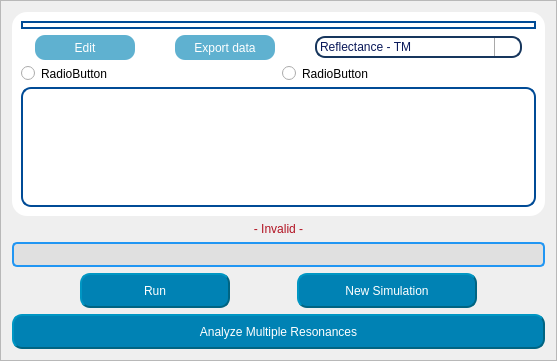
            <widget class="QFrame" name="graphics_frame">
             <property name="sizePolicy">
              <sizepolicy hsizetype="Expanding" vsizetype="Preferred">
               <horstretch>0</horstretch>
               <verstretch>0</verstretch>
              </sizepolicy>
             </property>
             <property name="styleSheet">
              <string notr="true"/>
             </property>
             <property name="frameShape">
              <enum>QFrame::StyledPanel</enum>
             </property>
             <property name="frameShadow">
              <enum>QFrame::Raised</enum>
             </property>
             <layout class="QVBoxLayout" name="verticalLayout_15">
              <item>
               <widget class="QFrame" name="grafico1_4">
                <property name="styleSheet">
                 <string notr="true">background-color: rgb(255, 255, 255);
border-radius:15px;
</string>
                </property>
                <property name="frameShape">
                 <enum>QFrame::StyledPanel</enum>
                </property>
                <property name="frameShadow">
                 <enum>QFrame::Raised</enum>
                </property>
                <layout class="QVBoxLayout" name="verticalLayout_14">
                 <item>
                  <widget class="QFrame" name="frame_graphs">
                   <property name="sizePolicy">
                    <sizepolicy hsizetype="Preferred" vsizetype="Expanding">
                     <horstretch>0</horstretch>
                     <verstretch>0</verstretch>
                    </sizepolicy>
                   </property>
                   <property name="styleSheet">
                    <string notr="true">QFrame{border: 2px solid;
border-color: rgb(0, 75, 150);
border-width: 2px;
border-radius:10px;}
QLabel{
border:none;
border-color: rgb(0, 75, 150);
}
</string>
                   </property>
                   <layout class="QVBoxLayout" name="verticalLayout_12">
                    <property name="spacing">
                     <number>0</number>
                    </property>
                    <property name="leftMargin">
                     <number>2</number>
                    </property>
                    <property name="topMargin">
                     <number>2</number>
                    </property>
                    <property name="rightMargin">
                     <number>2</number>
                    </property>
                    <property name="bottomMargin">
                     <number>2</number>
                    </property>
                    <item>
                     <layout class="QVBoxLayout" name="verticalLayout_11"/>
                    </item>
                   </layout>
                  </widget>
                 </item>
                 <item>
                  <layout class="QHBoxLayout" name="horizontalLayout_53">
                   <property name="spacing">
                    <number>0</number>
                   </property>
                   <item>
                    <spacer name="horizontalSpacer_98">
                     <property name="orientation">
                      <enum>Qt::Horizontal</enum>
                     </property>
                     <property name="sizeHint" stdset="0">
                      <size>
                       <width>14</width>
                       <height>17</height>
                      </size>
                     </property>
                    </spacer>
                   </item>
                   <item>
                    <widget class="QPushButton" name="btn_edit_layers_3">
                     <property name="sizePolicy">
                      <sizepolicy hsizetype="Minimum" vsizetype="Preferred">
                       <horstretch>0</horstretch>
                       <verstretch>0</verstretch>
                      </sizepolicy>
                     </property>
                     <property name="minimumSize">
                      <size>
                       <width>100</width>
                       <height>20</height>
                      </size>
                     </property>
                     <property name="maximumSize">
                      <size>
                       <width>120</width>
                       <height>25</height>
                      </size>
                     </property>
                     <property name="styleSheet">
                      <string notr="true">QPushButton{
	font: 400 11pt &quot;Ubuntu&quot;;
	color: rgb(255, 255,255);
		background-color: rgba(0, 130, 180,160);
	border-color: rgba(0, 100, 130,160);
	border-width: 2px;
	border-radius:10px;
}

QPushButton:hover{
	background-color: rgb(200, 200, 70);
	border-color: rgb(0, 120, 40);
	width: 40;
	height: 35;
}</string>
                     </property>
                     <property name="text">
                      <string>Edit</string>
                     </property>
                    </widget>
                   </item>
                   <item>
                    <spacer name="horizontalSpacer_99">
                     <property name="orientation">
                      <enum>Qt::Horizontal</enum>
                     </property>
                     <property name="sizeType">
                      <enum>QSizePolicy::Preferred</enum>
                     </property>
                     <property name="sizeHint" stdset="0">
                      <size>
                       <width>40</width>
                       <height>0</height>
                      </size>
                     </property>
                    </spacer>
                   </item>
                   <item>
                    <widget class="QPushButton" name="btn_export_data_4">
                     <property name="minimumSize">
                      <size>
                       <width>100</width>
                       <height>25</height>
                      </size>
                     </property>
                     <property name="maximumSize">
                      <size>
                       <width>120</width>
                       <height>25</height>
                      </size>
                     </property>
                     <property name="styleSheet">
                      <string notr="true">QPushButton{
	font: 400 11pt &quot;Ubuntu&quot;;
	color: rgb(255, 255,255);
		background-color: rgba(0, 130, 180,160);
	border-color: rgba(0, 100, 130,160);
	border-width: 2px;
	border-radius:10px;
}

QPushButton:hover{
	background-color: rgb(0, 130, 180);
	width: 40;
	height: 35;
}</string>
                     </property>
                     <property name="text">
                      <string>Export data</string>
                     </property>
                    </widget>
                   </item>
                   <item>
                    <spacer name="horizontalSpacer_2">
                     <property name="orientation">
                      <enum>Qt::Horizontal</enum>
                     </property>
                     <property name="sizeHint" stdset="0">
                      <size>
                       <width>40</width>
                       <height>20</height>
                      </size>
                     </property>
                    </spacer>
                   </item>
                   <item>
                    <widget class="QComboBox" name="select_chart">
                     <property name="minimumSize">
                      <size>
                       <width>180</width>
                       <height>0</height>
                      </size>
                     </property>
                     <property name="styleSheet">
                      <string notr="true">QComboBox::drop-down {
    width: 25;
    border-left-width: 1px;
    border-left-color: darkgray;
    border-left-style: solid; /* just a single line */
    border-top-right-radius: 3px; /* same radius as the QComboBox */
    border-bottom-right-radius: 3px;
}

QComboBox
{
 padding: 1px 18px 1px 3px;
color: rgb(10, 25, 90);
font: 700 12pt &quot;Ubuntu&quot;;
 border: 2px solid;
border-color: #FF17365D;
background-color: rgba(255, 255, 255,210);
border-radius:10px;
}
QComboBox::down-arrow { /* shift the arrow when popup is open */
    top: 1px;
	image: url(:/icons/icons/arrow-down.png);
    left: 1px;
}</string>
                     </property>
                     <item>
                      <property name="text">
                       <string>Reflectance - TM</string>
                      </property>
                     </item>
                     <item>
                      <property name="text">
                       <string>Reflectance - TE</string>
                      </property>
                     </item>
                     <item>
                      <property name="text">
                       <string>FWHM - TM</string>
                      </property>
                     </item>
                     <item>
                      <property name="text">
                       <string>FWHM - TE</string>
                      </property>
                     </item>
                     <item>
                      <property name="text">
                       <string>Reflectance vs. Analyte - TM</string>
                      </property>
                     </item>
                     <item>
                      <property name="text">
                       <string>Reflectance vs. Analyte - TE</string>
                      </property>
                     </item>
                     <item>
                      <property name="text">
                       <string>Sensibility - TM</string>
                      </property>
                     </item>
                     <item>
                      <property name="text">
                       <string>Sensibility - TE</string>
                      </property>
                     </item>
                     <item>
                      <property name="text">
                       <string>Figure of merit - TM</string>
                      </property>
                     </item>
                     <item>
                      <property name="text">
                       <string>Figure of merit - TE</string>
                      </property>
                     </item>
                    </widget>
                   </item>
                   <item>
                    <spacer name="horizontalSpacer_100">
                     <property name="orientation">
                      <enum>Qt::Horizontal</enum>
                     </property>
                     <property name="sizeHint" stdset="0">
                      <size>
                       <width>14</width>
                       <height>17</height>
                      </size>
                     </property>
                    </spacer>
                   </item>
                  </layout>
                 </item>
                 <item>
                  <layout class="QHBoxLayout" name="horizontalLayout_2">
                   <item>
                    <widget class="QRadioButton" name="radioButton">
                     <property name="styleSheet">
                      <string notr="true"/>
                     </property>
                     <property name="text">
                      <string>RadioButton</string>
                     </property>
                    </widget>
                   </item>
                   <item>
                    <widget class="QRadioButton" name="radioButton_2">
                     <property name="styleSheet">
                      <string notr="true"/>
                     </property>
                     <property name="text">
                      <string>RadioButton</string>
                     </property>
                    </widget>
                   </item>
                  </layout>
                 </item>
                 <item>
                  <widget class="QTextBrowser" name="textBrowser">
                   <property name="sizePolicy">
                    <sizepolicy hsizetype="Expanding" vsizetype="Minimum">
                     <horstretch>0</horstretch>
                     <verstretch>0</verstretch>
                    </sizepolicy>
                   </property>
                   <property name="maximumSize">
                    <size>
                     <width>16777215</width>
                     <height>120</height>
                    </size>
                   </property>
                   <property name="styleSheet">
                    <string notr="true">QFrame{border: 2px solid;
border-color: rgb(0, 75, 150);
border-radius:10px;}
</string>
                   </property>
                  </widget>
                 </item>
                </layout>
               </widget>
              </item>
              <item>
               <widget class="QLabel" name="label_warning">
                <property name="styleSheet">
                 <string notr="true">font: 14pt &quot;Ubuntu&quot;;
</string>
                </property>
                <property name="text">
                 <string>&lt;html&gt;&lt;head/&gt;&lt;body&gt;&lt;p align=&quot;center&quot;&gt;&lt;span style=&quot; color:#B21222;&quot;&gt;- Invalid -&lt;/span&gt;&lt;/p&gt;&lt;/body&gt;&lt;/html&gt;</string>
                </property>
                <property name="alignment">
                 <set>Qt::AlignCenter</set>
                </property>
               </widget>
              </item>
              <item>
               <widget class="QProgressBar" name="progressBar">
                <property name="maximumSize">
                 <size>
                  <width>16777215</width>
                  <height>25</height>
                 </size>
                </property>
                <property name="styleSheet">
                 <string notr="true">QProgressBar {
	font: 600 12pt &quot;Segoe UI&quot;;
    border: 2px solid #2196F3;
    border-radius: 5px;
    background-color: #E0E0E0;
}
QProgressBar::chunk {
	background-color: rgb(0, 170, 0);
	margin-right: 2px;
    width: 10px; 
    margin: 0.5px;
}</string>
                </property>
                <property name="alignment">
                 <set>Qt::AlignRight|Qt::AlignTrailing|Qt::AlignVCenter</set>
                </property>
                <property name="textVisible">
                 <bool>true</bool>
                </property>
                <property name="orientation">
                 <enum>Qt::Horizontal</enum>
                </property>
               </widget>
              </item>
              <item>
               <layout class="QHBoxLayout" name="horizontalLayout_55">
                <property name="spacing">
                 <number>0</number>
                </property>
                <item>
                 <spacer name="horizontalSpacer_104">
                  <property name="orientation">
                   <enum>Qt::Horizontal</enum>
                  </property>
                  <property name="sizeHint" stdset="0">
                   <size>
                    <width>14</width>
                    <height>23</height>
                   </size>
                  </property>
                 </spacer>
                </item>
                <item>
                 <widget class="QPushButton" name="btn_run_4">
                  <property name="sizePolicy">
                   <sizepolicy hsizetype="Preferred" vsizetype="Minimum">
                    <horstretch>0</horstretch>
                    <verstretch>0</verstretch>
                   </sizepolicy>
                  </property>
                  <property name="minimumSize">
                   <size>
                    <width>150</width>
                    <height>35</height>
                   </size>
                  </property>
                  <property name="maximumSize">
                   <size>
                    <width>16777215</width>
                    <height>35</height>
                   </size>
                  </property>
                  <property name="styleSheet">
                   <string notr="true">QPushButton{
	
	font: 400 14pt &quot;Ubuntu&quot;;
	color: rgb(255, 255,255);
	background-color: rgb(0, 130, 180);
	border-color: rgb(0, 100, 130);
	border-style: outset;
	border-width: 2px;
	border-radius:10px;
}

QPushButton:hover{
	background-color: rgb(00, 140, 70);
	border-color: rgb(0, 120, 40);

}</string>
                  </property>
                  <property name="text">
                   <string>Run</string>
                  </property>
                  <property name="icon">
                   <iconset resource="icons_.qrc">
                    <normaloff>:/icons/icons/configuracoes.png</normaloff>:/icons/icons/configuracoes.png</iconset>
                  </property>
                  <property name="iconSize">
                   <size>
                    <width>20</width>
                    <height>20</height>
                   </size>
                  </property>
                 </widget>
                </item>
                <item>
                 <spacer name="horizontalSpacer_4">
                  <property name="orientation">
                   <enum>Qt::Horizontal</enum>
                  </property>
                  <property name="sizeHint" stdset="0">
                   <size>
                    <width>40</width>
                    <height>20</height>
                   </size>
                  </property>
                 </spacer>
                </item>
                <item>
                 <widget class="QPushButton" name="btn_new_simulation">
                  <property name="minimumSize">
                   <size>
                    <width>180</width>
                    <height>35</height>
                   </size>
                  </property>
                  <property name="styleSheet">
                   <string notr="true">QPushButton{
	
	font: 400 14pt &quot;Ubuntu&quot;;
	color: rgb(255, 255,255);
	background-color: rgb(0, 130, 180);
	border-color: rgb(0, 100, 130);
	border-style: outset;
	border-width: 2px;
	border-radius:10px;
}

QPushButton:hover{
	background-color: rgb(0, 130, 255);
	border-color: rgb(0, 100, 200);
}</string>
                  </property>
                  <property name="text">
                   <string>New Simulation</string>
                  </property>
                  <property name="icon">
                   <iconset resource="../icons_.qrc">
                    <normaloff>:/icons/icons/icons8-reload-96.png</normaloff>:/icons/icons/icons8-reload-96.png</iconset>
                  </property>
                  <property name="iconSize">
                   <size>
                    <width>25</width>
                    <height>25</height>
                   </size>
                  </property>
                 </widget>
                </item>
                <item>
                 <spacer name="horizontalSpacer_105">
                  <property name="orientation">
                   <enum>Qt::Horizontal</enum>
                  </property>
                  <property name="sizeHint" stdset="0">
                   <size>
                    <width>14</width>
                    <height>23</height>
                   </size>
                  </property>
                 </spacer>
                </item>
               </layout>
              </item>
              <item>
               <widget class="QPushButton" name="btn_multip_analiyse">
                <property name="minimumSize">
                 <size>
                  <width>0</width>
                  <height>35</height>
                 </size>
                </property>
                <property name="styleSheet">
                 <string notr="true">QPushButton{
	
	font: 400 14pt &quot;Ubuntu&quot;;
	color: rgb(255, 255,255);
	background-color: rgb(0, 130, 180);
	border-color: rgb(0, 100, 130);
	border-style: outset;
	border-width: 2px;
	border-radius:10px;
}

QPushButton:hover{
	background-color: rgb(00, 140, 70);
	border-color: rgb(0, 120, 40);

}</string>
                </property>
                <property name="text">
                 <string>Analyze Multiple Resonances</string>
                </property>
                <property name="icon">
                 <iconset>
                  <normaloff>:/icons/icons/sine-waves-analysis.png</normaloff>:/icons/icons/sine-waves-analysis.png</iconset>
                </property>
                <property name="iconSize">
                 <size>
                  <width>40</width>
                  <height>40</height>
                 </size>
                </property>
               </widget>
              </item>
             </layout>
            </widget>
